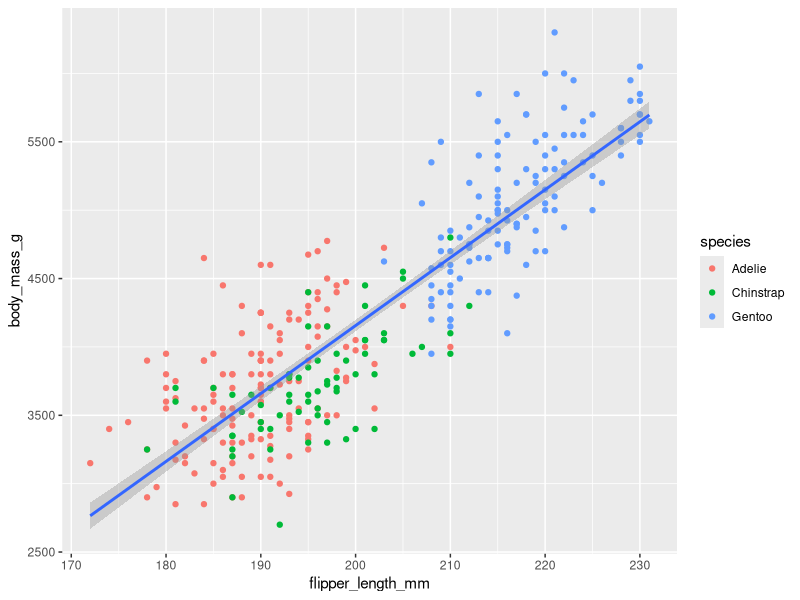
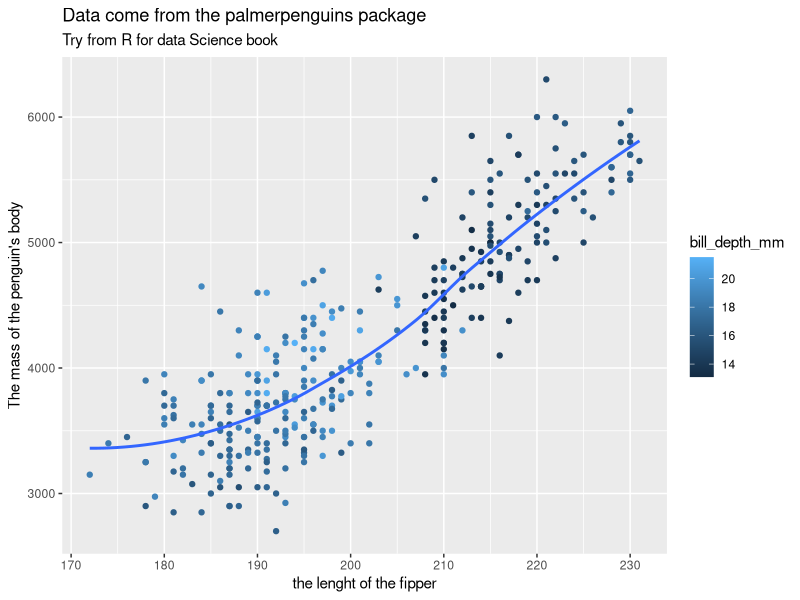
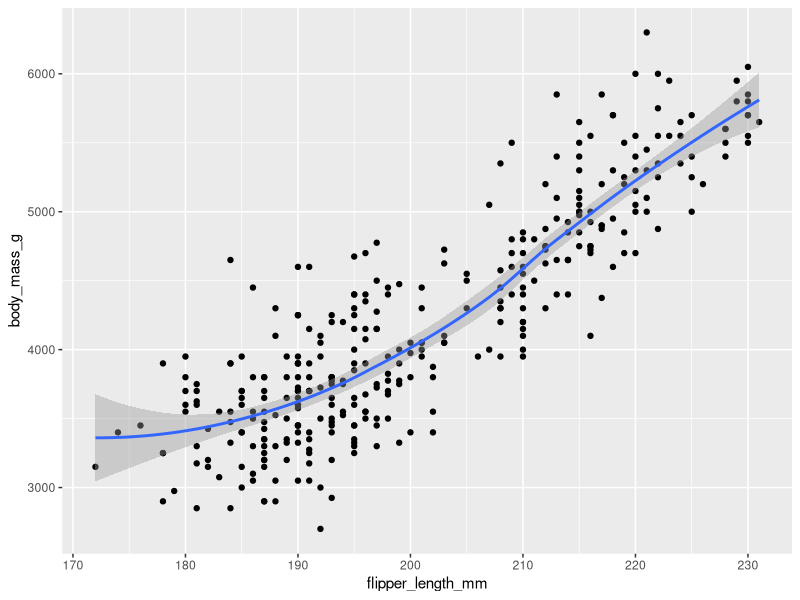
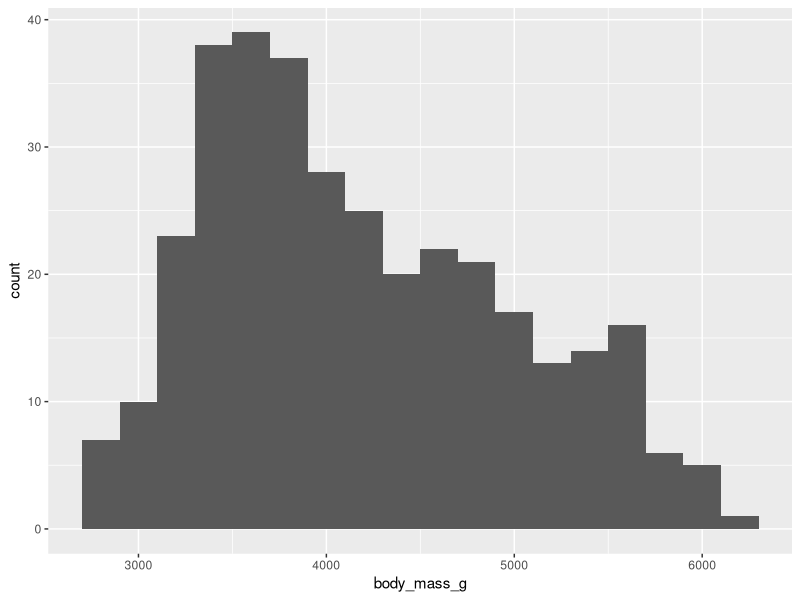
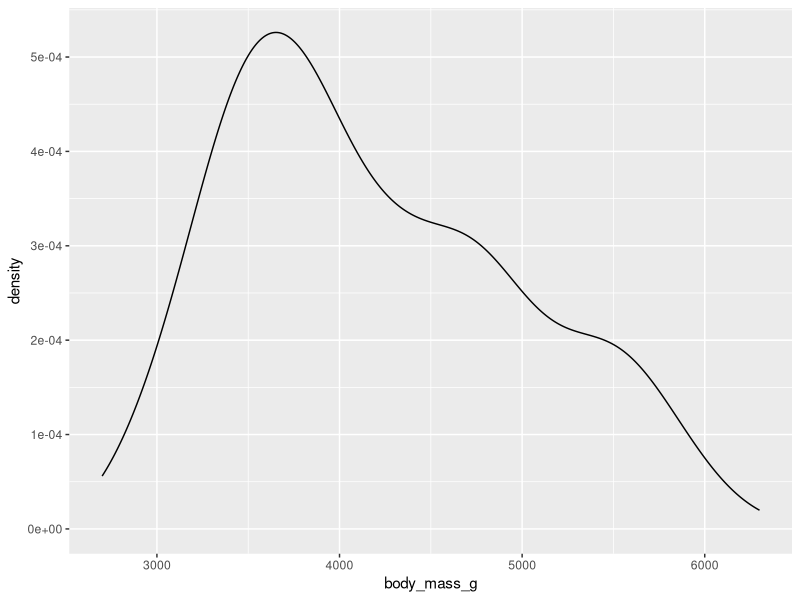

The R script that drew these images, in order:
install.packages("palmerpenguins")
install.packages("ggthemes")
library(tidyverse)
library(palmerpenguins)
library(ggthemes)
palmerpenguins::penguins
View(penguins)

ggplot(
  data = penguins,
  mapping = aes(x = flipper_length_mm, y = body_mass_g)
)+
  geom_point(mapping = aes(color=species))+
  geom_smooth(method="lm")


ggplot(data = penguins, mapping=aes(x=flipper_length_mm,y=body_mass_g)) + 
  geom_point(mapping = aes(color=bill_depth_mm), na.rm=T)+
  labs(title = "Data come from the palmerpenguins package", 
       subtitle = "Try from R for data Science book", x= "the lenght of the fipper",
       y="The mass of the penguin's body")+
  geom_smooth(se=F, na.rm=T)
  
ggplot(penguins,aes(x = flipper_length_mm, y = body_mass_g)
) +
  geom_point() +
  geom_smooth()

penguins |> 
  ggplot(aes(x=body_mass_g))+
  geom_histogram(na.rm=T, binwidth = 200)

penguins |> 
  ggplot(aes(x=body_mass_g))+
  geom_density(na.rm=T, binwidth = 200)
